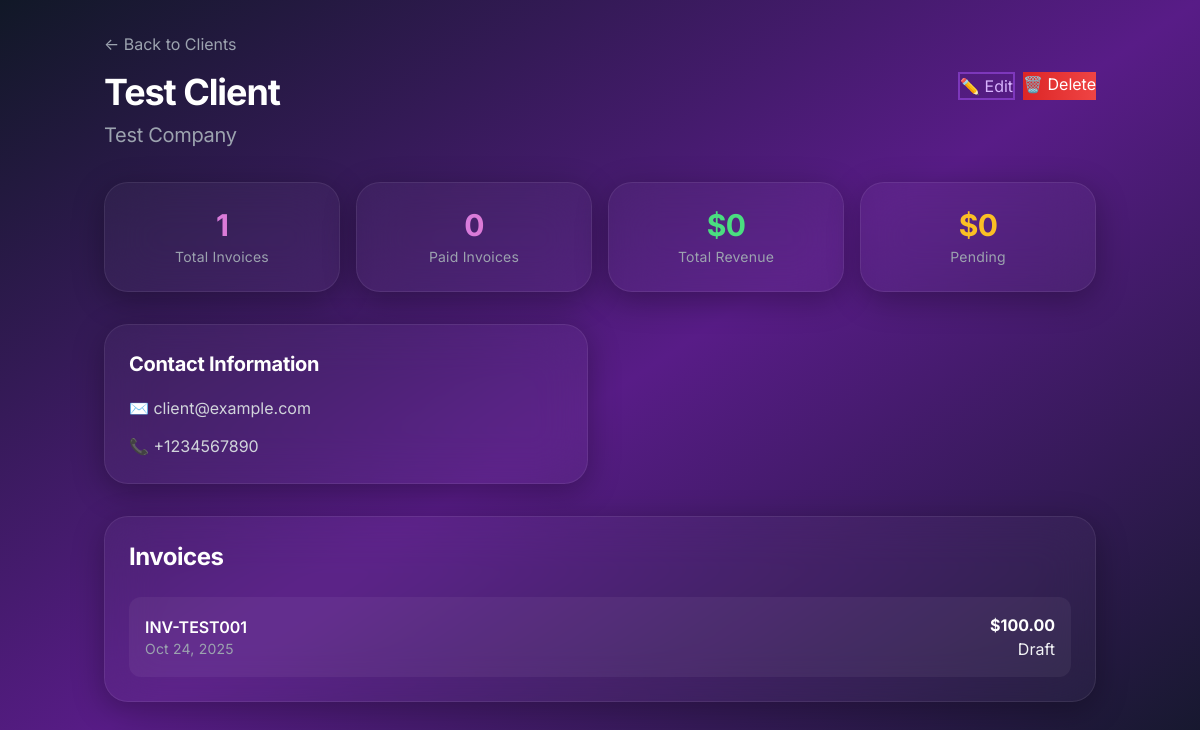
The page /clients/2/ (signed in) on the database its author committed.
### invoices/models.py (models this page shows, shortened)
class Client(models.Model):
    user = models.ForeignKey(User, on_delete=models.CASCADE, related_name='clients')
    name = models.CharField(max_length=200, verbose_name="Client Name")
    email = models.EmailField(max_length=200, blank=True, verbose_name="Email")
    phone = models.CharField(max_length=50, blank=True, verbose_name="Phone/WhatsApp")
    address = models.TextField(blank=True, verbose_name="Address")
    company_name = models.CharField(max_length=200, blank=True, verbose_name="Company Name")
    tax_id = models.CharField(max_length=100, blank=True, verbose_name="Tax ID/VAT Number")
    created_at = models.DateTimeField(default=timezone.now)
    updated_at = models.DateTimeField(auto_now=True)
    notes = models.TextField(blank=True, verbose_name="Notes")
    class Meta:
        ordering = ['name']
        verbose_name = "Client"
        verbose_name_plural = "Clients"
        indexes = [
            models.Index(fields=['user', 'name']),
            models.Index(fields=['email']),
        ]
        unique_together = ['user', 'email']

class Invoice(models.Model):
    user = models.ForeignKey(User, on_delete=models.CASCADE, related_name='invoices', null=True, blank=True)
    client = models.ForeignKey(Client, on_delete=models.SET_NULL, related_name='invoices', null=True, blank=True)
    invoice_id = models.CharField(max_length=32, unique=True, editable=False)
    created_at = models.DateTimeField(default=timezone.now)
    updated_at = models.DateTimeField(auto_now=True)
    business_name = models.CharField(max_length=200, verbose_name="Business Name")
    business_email = models.EmailField(max_length=200, blank=True, verbose_name="Business Email")
    business_address = models.TextField(blank=True, verbose_name="Business Address")
    business_phone = models.CharField(max_length=50, blank=True, verbose_name="Business Phone")
    business_logo_url = models.URLField(max_length=500, blank=True, verbose_name="Business Logo URL")
    client_name = models.CharField(max_length=200, verbose_name="Client Name")
    client_email = models.EmailField(max_length=200, blank=True, verbose_name="Client Email")
    client_phone = models.CharField(max_length=50, blank=True, verbose_name="Client Phone/WhatsApp")
    client_address = models.TextField(blank=True, verbose_name="Client Address")
    description = models.TextField(default='', verbose_name="Service/Product Description")
    quantity = models.DecimalField(max_digits=10, decimal_places=2, default=1, verbose_name="Quantity")
    unit_price = models.DecimalField(max_digits=12, decimal_places=2, default=0, verbose_name="Unit Price")
    subtotal = models.DecimalField(max_digits=12, decimal_places=2, editable=False, default=0)
    tax_rate = models.DecimalField(max_digits=5, decimal_places=2, default=0, verbose_name="Tax Rate (%)")
    tax_amount = models.DecimalField(max_digits=12, decimal_places=2, editable=False, default=0)
    discount_amount = models.DecimalField(max_digits=12, decimal_places=2, default=0, verbose_name="Discount Amount")
    total_amount = models.DecimalField(max_digits=12, decimal_places=2, editable=False, default=0)
    currency = models.CharField(max_length=3, choices=CURRENCY_CHOICES, default='USD')
    status = models.CharField(max_length=20, choices=STATUS_CHOICES, default='draft')
    payment_terms = models.CharField(max_length=20, choices=PAYMENT_TERMS_CHOICES, default='net_30')
    issue_date = models.DateField(default=timezone.now, verbose_name="Issue Date")
    due_date = models.DateField(blank=True, null=True, verbose_name="Due Date")
    paid_date = models.DateField(blank=True, null=True, verbose_name="Date Paid")
    notes = models.TextField(blank=True, verbose_name="Additional Notes")
    payment_instructions = models.TextField(blank=True, verbose_name="Payment Instructions")
    paystack_reference = models.CharField(max_length=100, blank=True, null=True, verbose_name="Paystack Reference")
    class Meta:
        ordering = ['-created_at']
        verbose_name = "Invoice"
        verbose_name_plural = "Invoices"
        indexes = [
            models.Index(fields=['user', 'status']),
            models.Index(fields=['status', 'due_date']),
            models.Index(fields=['invoice_id']),
            models.Index(fields=['created_at']),
            models.Index(fields=['paystack_reference']),
            models.Index(fields=['client']),
        ]

### invoices/views.py (the view)
# urls.py: path('clients/<int:pk>/', views.client_detail, name='client_detail'),
@login_required
def client_detail(request, pk):
    from .models import Client
    from django.db.models import Sum, Count, Q
    client = get_object_or_404(Client, pk=pk, user=request.user)
    invoices = Invoice.objects.filter(client=client).order_by('-created_at')
    invoice_stats = invoices.aggregate(
        total_invoices=Count('id'),
        paid_invoices=Count('id', filter=Q(status='paid')),
        pending_revenue=Sum('total_amount', filter=Q(status='sent')),
        total_revenue=Sum('total_amount', filter=Q(status='paid'))
    )
    context = {
        'client': client,
        'invoices': invoices,
        'total_invoices': invoice_stats['total_invoices'],
        'paid_invoices': invoice_stats['paid_invoices'],
        'pending_revenue': invoice_stats['pending_revenue'] or 0,
        'total_revenue': invoice_stats['total_revenue'] or 0,
    }
    return render(request, 'invoices/client_detail.html', context)

### invoices/templates/invoices/client_detail.html (shortened to what this page needs)
{% load static %}
<!DOCTYPE html>
<html lang="en">
<head>
  <link rel="stylesheet" href="{% static 'css/output.css' %}">
</head>
<body class="bg-gradient-to-br from-gray-900 via-purple-900 to-gray-900 min-h-screen">
  <div class="container mx-auto px-4 py-8">
    <div class="mb-8">
      <a href="{% url 'client_list' %}" class="text-gray-400 hover:text-white mb-4 inline-block">← Back to Clients</a>
      <div class="flex justify-between items-start">
        <div>
          <h1 class="text-4xl font-bold text-white mb-2">{{ client.name }}</h1>
          {% if client.company_name %}<p class="text-xl text-gray-400">{{ client.company_name }}</p>{% endif %}
        </div>
        <div class="flex gap-2">
          <a href="{% url 'client_update' client.pk %}" class="btn-outline">✏️ Edit</a>
          <a href="{% url 'client_delete' client.pk %}" class="btn-danger">🗑️ Delete</a>
        </div>
      </div>
    </div>
    <div class="grid md:grid-cols-4 gap-4 mb-8">
      <div class="glass-card p-6 text-center">
        <div class="text-3xl font-bold gradient-text mb-1">{{ total_invoices }}</div>
        <div class="text-sm text-gray-400">Total Invoices</div>
      </div>
      <div class="glass-card p-6 text-center">
        <div class="text-3xl font-bold gradient-text mb-1">{{ paid_invoices }}</div>
        <div class="text-sm text-gray-400">Paid Invoices</div>
      </div>
      <div class="glass-card p-6 text-center">
        <div class="text-3xl font-bold text-success-400 mb-1">${{ total_revenue }}</div>
        <div class="text-sm text-gray-400">Total Revenue</div>
      </div>
      <div class="glass-card p-6 text-center">
        <div class="text-3xl font-bold text-warning-400 mb-1">${{ pending_revenue }}</div>
        <div class="text-sm text-gray-400">Pending</div>
      </div>
    </div>
    <div class="grid md:grid-cols-2 gap-6 mb-8">
      <div class="glass-card p-6">
        <h3 class="text-xl font-bold text-white mb-4">Contact Information</h3>
        <div class="space-y-3 text-gray-300">
          {% if client.email %}<p>✉️ {{ client.email }}</p>{% endif %}
          {% if client.phone %}<p>📞 {{ client.phone }}</p>{% endif %}
        </div>
      </div>
    </div>
    <div class="glass-card p-6">
      <h3 class="text-2xl font-bold text-white mb-6">Invoices</h3>
      {% if invoices %}
        <div class="space-y-3">
          {% for invoice in invoices %}
            <div class="flex justify-between items-center p-4 bg-white/5 rounded-xl hover:bg-white/10 transition">
              <div>
                <a href="{% url 'invoice_detail' invoice.pk %}" class="text-white font-semibold hover:text-primary-400">
                  {{ invoice.invoice_id }}
                </a>
                <p class="text-gray-400 text-sm">{{ invoice.created_at|date:"M d, Y" }}</p>
              </div>
              <div class="text-right">
                <div class="text-white font-bold">${{ invoice.total_amount }}</div>
                <span class="badge-{{ invoice.status }}">{{ invoice.get_status_display }}</span>
              </div>
            </div>
          {% endfor %}
        </div>
      {% else %}
        <p class="text-gray-400 text-center py-8">No invoices for this client yet</p>
      {% endif %}
    </div>
  </div>
</body>
</html>

### rows shown on the page
Client: name "Test Client", company_name "Test Company", email "client@example.com", phone "+1234567890"
Invoice: invoice_id "INV-TEST001", created_at "Oct 24, 2025", total_amount "100.00", status "Draft"

### other values the page prints
{{ total_revenue }} "0"
{{ pending_revenue }} "0"
